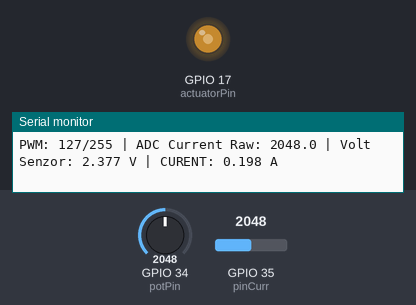
This sketch was run on a simulated ESP32. On the bench: output pins drawn as LEDs (lit = HIGH), the last lines printed to the serial monitor. The test bench sets the inputs (shaded band); at power-on: GPIO 34 (potPin) = 2048, GPIO 35 (pinCurr) = 2048.

Above: at 1.2 s.
1.3 s: GPIO 34 (potPin) set to 2866
At 2.1 s:
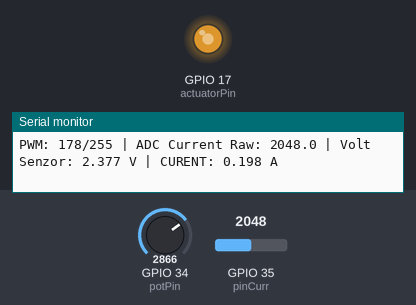
2.8 s: GPIO 34 (potPin) set to 3603
At 4.1 s:
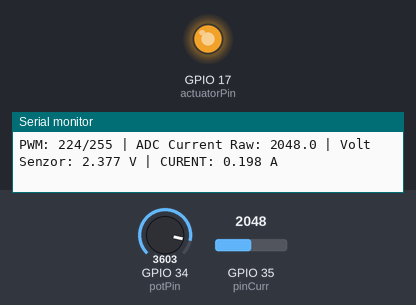
4.6 s: GPIO 34 (potPin) set to 491
At 6.0 s:
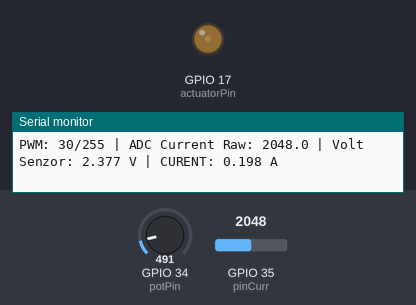
6.3 s: GPIO 34 (potPin) set to 0
At 6.9 s:
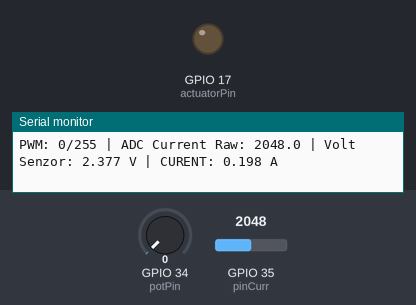
8.0 s: GPIO 34 (potPin) set to 2047
At 8.9 s:
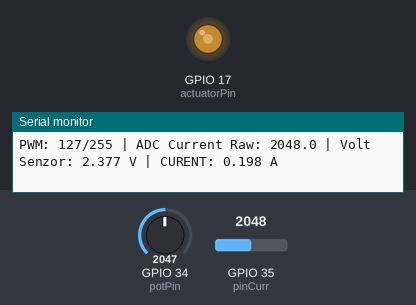
Timing chart, 0 to 10.7 s (numbered marks = the images above; inputs shaded):
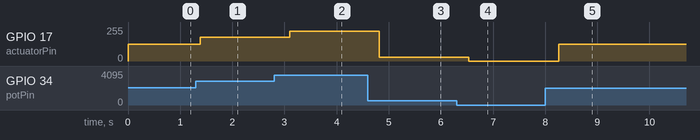

Measured:
- after the input at 1.3 s, GPIO 17 (actuatorPin): 127/255 → 177/255 after 0.08 s
- after the input at 2.8 s, GPIO 17 (actuatorPin): 177/255 → 223/255 after 0.30 s
- after the input at 4.6 s, GPIO 17 (actuatorPin): 223/255 → 30/255 after 0.22 s
- after the input at 6.3 s, GPIO 17 (actuatorPin): 30/255 → 0/255 after 0.24 s
- after the input at 8.0 s, GPIO 17 (actuatorPin): 0/255 → 127/255 after 0.26 s

The sketch:

test_senzor_curent.ino
```cpp
// Nu necesita librarii externe (foloseste functiile native ADC si LEDC din Arduino Core)

// Pini conform BOM si firmware:
const int pinCurr = 35;     // Intrare analogica senzor curent ACS712
const int potPin = 34;      // Intrare analogica potentiometru (pentru control)
const int actuatorPin = 17; // Iesire PWM catre MOSFET (implicit Banda LED pin 26, schimba pe 25 pt Ventilatoare sau 17 pt PTC)

// Parametri PWM (compatibil ESP32 Core 3.0+)
const int freq = 5000;
const int resolution = 8; // Valori intre 0 si 255

void setup() {
  Serial.begin(115200);

  // Setare atenuare ADC la 11dB (plaja 0 - 3.3V) pe ESP32
  analogSetPinAttenuation(pinCurr, ADC_11db);
  analogSetPinAttenuation(potPin, ADC_11db);

  // Configurare PWM pentru controlul MOSFET-ului
  ledcAttach(actuatorPin, freq, resolution);

  Serial.println("Test senzor curent ACS712 + Control Actuator inceput...");
  Serial.println("Rotiti potentiometrul pentru a controla sarcina de 12V si a citi consumul.");
}

void loop() {
  // --- 1. LOGICA CONTROL PWM PRIN POTENTIOMETRU ---
  int valPot = analogRead(potPin);

  // Mapam citirea analogica (0-4095) la duty cycle PWM (0-255)
  int vitezaPWM = map(valPot, 0, 4095, 0, 255);

  // Trimitem semnalul PWM la MOSFET
  ledcWrite(actuatorPin, vitezaPWM);


  // --- 2. LOGICA MASURARE CURENT ACS712 ---
  // Citire si mediere din 20 de esantioane pentru a reduce zgomotul
  float averageRaw = 0;
  for (int i = 0; i < 20; i++) {
    averageRaw += analogRead(pinCurr);
    delay(2);
  }
  averageRaw /= 20.0;

  // Calculare tensiune la pinul ESP32 (plaja 0 - 3.3V, rezolutie 4095)
  float voltageAtPin = (averageRaw / 4095.0) * 3.3;

  // Reconstructia tensiunii originale a senzorului (inainte de divizorul de tensiune 5V -> 3.3V)
  // Factorul de corectie/multiplicare determinat experimental este 1.44
  float sensorVoltage = voltageAtPin * 1.44;

  // Calcul curent (Amperi) bazat pe sensibilitatea ACS712 (modelul de 5A are 185mV/A sau 0.185V/A)
  // Tensiunea la 0A (zero offset calibrat experimental) este de 2.340V
  float currentAmps = (sensorVoltage - 2.340) / 0.185;

  // Evitam valorile negative cauzate de zgomotul de fond la curent zero
  if (currentAmps < 0) {
    currentAmps = 0.0;
  }


  // --- 3. AFISARE DATE PE SERIAL MONITOR ---
  Serial.print("PWM: ");
  Serial.print(vitezaPWM);
  Serial.print("/255");
  Serial.print(" | ADC Current Raw: ");
  Serial.print(averageRaw, 1);
  Serial.print(" | Volt Senzor: ");
  Serial.print(sensorVoltage, 3);
  Serial.print(" V | CURENT: ");
  Serial.print(currentAmps, 3);
  Serial.println(" A");

  delay(300); // Intarziere mai mica (300ms) pentru un feedback mai rapid in consola la rotirea potentiometrului
}
```
